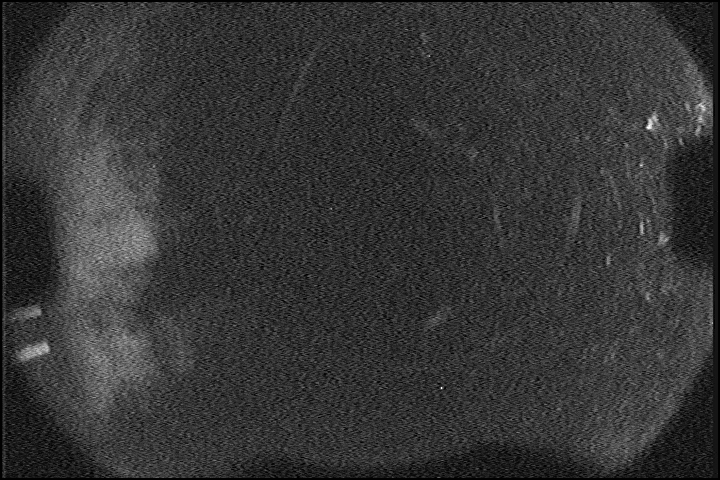
#> input picture Cloudmap.png, 720 x 480 px
$ jupyter execute 'Fireball Map Comparison Stuff (Packaged it into a tasty function for easy use, it'"'"'s own .py file).ipynb'
#> lines starting #> are read from the running program, lines starting #| are printed output that depends on the picture; after the words box and inside, x2 and y2 are one past the last pixel; in counts of white or black regions, pixels touching at a corner belong together
[cell 1]
import math
import sqlite3
import pandas as pd
import numpy as np
import matplotlib.pyplot as plt
import os
import cv2
import time
import datetime
from statsmodels import robust
import matplotlib as mpl
from matplotlib import gridspec
import pylab
from matplotlib import cm
from pytz import timezone

[cell 2]
#overlay = cv2.imread("Black Frame with a White Oval.png",0)
#protomap = cv2.imread("Prototype Map.png",0)

[cell 3]
#cv2.imshow('Overlay',overlay)
#cv2.waitKey(0)
#cv2.destroyAllWindows()

[cell 4]
# [4 lines of commented-out code are left out]

[cell 5]
#cv2.imshow("Prototype Map",protomap)
#cv2.waitKey(0)
#cv2.destroyAllWindows()

[cell 6]
# [4 lines of commented-out code are left out]

[cell 7]
# [4 lines of commented-out code are left out]

[cell 8]
Cloudmap = cv2.imread("Cloudmap.png",0)
#> Cloudmap is the input picture: shape (480, 720); min 1, max 254, mean 53.4
kernel = np.ones((20,3),np.uint8)


ret,threshCloud = cv2.threshold(Cloudmap,108,255,cv2.THRESH_BINARY_INV)
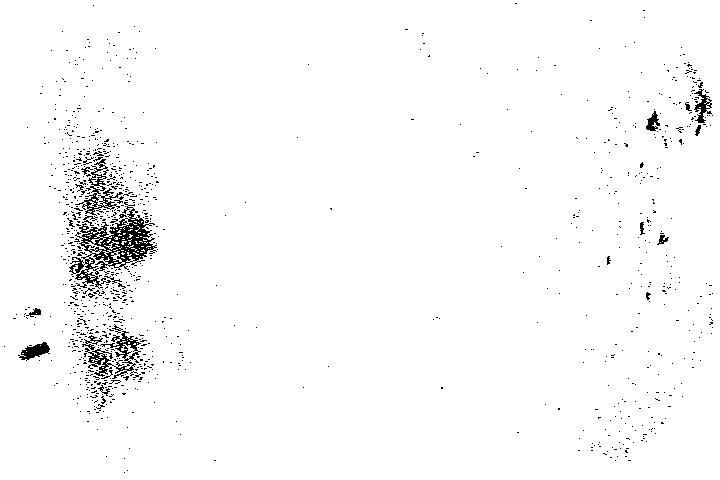
#> threshCloud: shape (480, 720); 97.7% white; black in thin lines or dots
threshCloudOpen = cv2.morphologyEx(threshCloud, cv2.MORPH_OPEN, kernel)
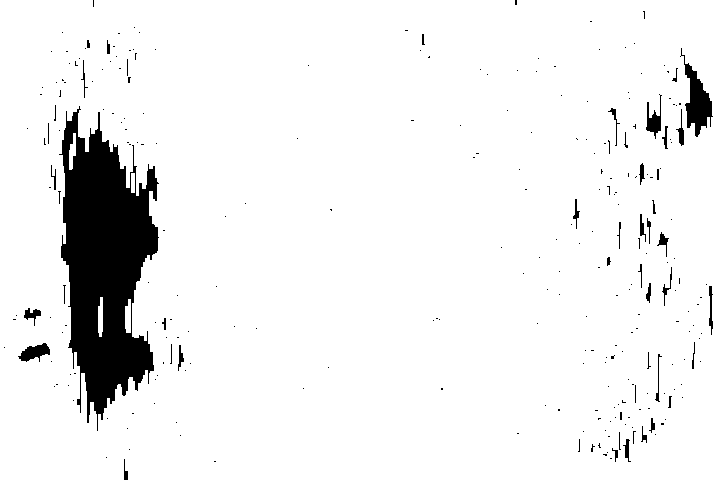
#> threshCloudOpen: shape (480, 720); 93.4% white; 276 black regions (234 under 20 px), largest, box (x1, y1, x2, y2) and area: (59, 106, 159, 431) 18631, (680, 48, 713, 137) 1130, (18, 343, 50, 362) 337
threshCloudFinal = cv2.morphologyEx(threshCloudOpen, cv2.MORPH_CLOSE, kernel)
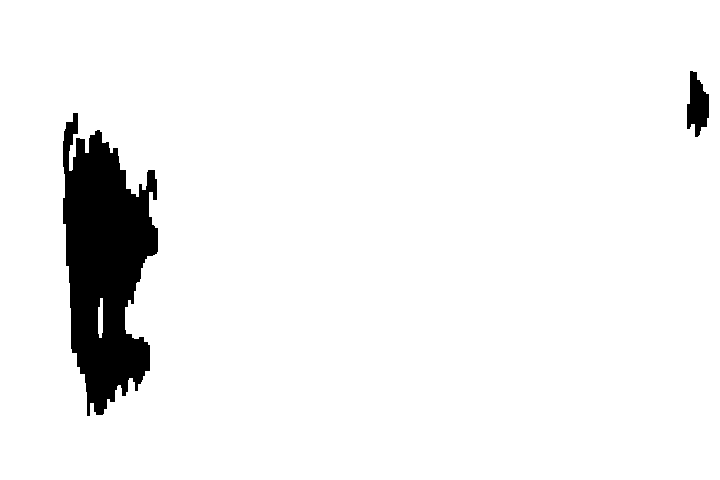
#> threshCloudFinal: shape (480, 720); 94.5% white; 2 black regions, box (x1, y1, x2, y2) and area: (63, 113, 158, 416) 18061, (687, 71, 709, 137) 961
cv2.imshow("Threshcloud", threshCloudFinal)
cv2.waitKey(0)
cv2.destroyAllWindows()

[cell 9]
# Load angdist/pixel document [ratio, xloc, yloc]
star_ratios = np.loadtxt('loc_and_ratios.txt')

# Find center of data
midpoint = (720/2,480/2)

# Loop of angles to rotate through
rads = np.arange(0,2*np.pi,np.deg2rad(5))

empty = []

for i in np.arange(0,len(rads)):
    # rotate original by ang radians
    ang = rads[i]

    # Make everything centered at (0,0)
    xs = star_ratios[:,1]-midpoint[0]
    ys = star_ratios[:,2]- midpoint[1]

    # Rotation matrix!
    rota = [[np.cos(ang), -np.sin(ang)],[np.sin(ang),np.cos(ang)]]
    mul = np.matmul(rota,[xs,ys])
    trans = np.transpose(mul)

    # Move things back to way they were
    xs2 = trans[:,0]+midpoint[0]
    ys2 = trans[:,1]+midpoint[1]

    # Append to array
    rotated_group = np.column_stack((star_ratios[:,0],xs2,ys2))
    if i == 0:
        all_rotated_copies = rotated_group
    else:
        all_rotated_copies = np.vstack((all_rotated_copies,rotated_group))

[cell 10]
# Only care about data points that fall within our camera pixel regions

cond1 = (all_rotated_copies[:,1]>=0)&(all_rotated_copies[:,1]<=720)
cond2 = (all_rotated_copies[:,2]>=0)&(all_rotated_copies[:,2]<=480)
cond12 = cond1&cond2

[cell 11]
# Here we make the different squares have different ratio values

# This inc can be changed to make squares different sized
inc = 40
xdivs = np.arange(0,720+inc,inc)
ydivs = np.arange(0,480+inc,inc)
ydivs = ydivs[::-1]

# Create empty array
empty = np.zeros((len(ydivs)-1,len(xdivs)-1))

# Look in each square region
for i in np.arange(0,len(xdivs)-1):
    left = xdivs[i]
    right = xdivs[i+1]
    for j in np.arange(0,len(ydivs)-1):
        bottom = ydivs[j+1]
        top = ydivs[j]

        # Look at all data points within x and y bounds
        cond_x = ((all_rotated_copies[:,1] >= left)&(all_rotated_copies[:,1] < right))
        cond_y = ((all_rotated_copies[:,2] >= bottom)&(all_rotated_copies[:,2] < top))
        cond_both = (cond_x&cond_y)
        subset = all_rotated_copies[cond_both]

        # If anything is in there, average the ratios and append to empty array
        if len(subset) > 0:
            empty[j,i] = np.average(subset[:,0])
        else:
            empty[j,i] = 0

[cell 12]
### plot of ratios with colorbar!!

fig = plt.figure(figsize=(18,10))
ax3 = plt.subplot(1,1,1)

#plt.imshow(pic, cmap='gray')

plt.imshow(empty,
           cmap = 'viridis', #setting the color map
           origin = 'lower', # IMPORTANT, or else the upper left will be your origin!
           extent = [0,720,480,0], # imshow doesn't know the boundaries otherwise
           alpha=0.7
          )

color_bar = plt.colorbar()
#plt.scatter(all_rotated_copies[:,1],all_rotated_copies[:,2], color='white', s=1)


plt.xlim(0,720)
plt.ylim(480,0)

cbytick_obj = plt.getp(color_bar.ax.axes, 'yticklabels')                #tricky
plt.setp(cbytick_obj, color='black')

plt.ylabel('Y', labelpad=15,fontsize=30)
color_bar.set_label('Angular Separation per Pixel', labelpad=20, color='black')
pylab.rc('font', family='serif', size=30)
plt.xlabel('X', labelpad=15, fontsize=30)

#fig.patch.set_facecolor('black')
#ax3.spines['bottom'].set_color('white')
#ax3.spines['top'].set_color('white')
#ax3.spines['left'].set_color('white')
#ax3.spines['right'].set_color('white')
#ax3.xaxis.label.set_color('white')
#ax3.tick_params(axis='x', colors='white')
#ax3.yaxis.label.set_color('white')
#ax3.tick_params(axis='y', colors='white')

fig.savefig('Cloud_Analysis_Map_Thingy.png', facecolor=fig.get_facecolor(), transparent=True)
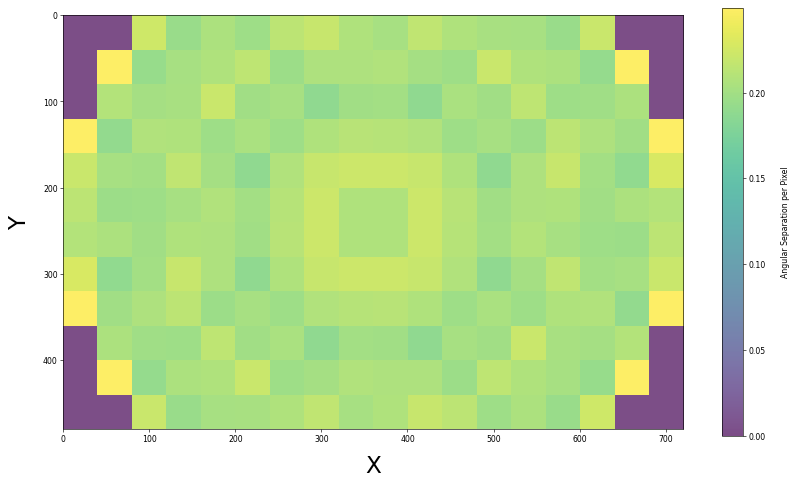
#> figure drawn by matplotlib, 2 panels


plt.show()

#fig.savefig('images/boxes_colored.png', facecolor=fig.get_facecolor(), transparent=True, bbox_inches='tight')

[cell 13]
cloudmapAnalysis = empty

[cell 14]
cloudmapAnalysis

[cell 15]
NewCloudMapAnalysis = cv2.resize(cloudmapAnalysis,(720,480))
plt.imshow(NewCloudMapAnalysis)
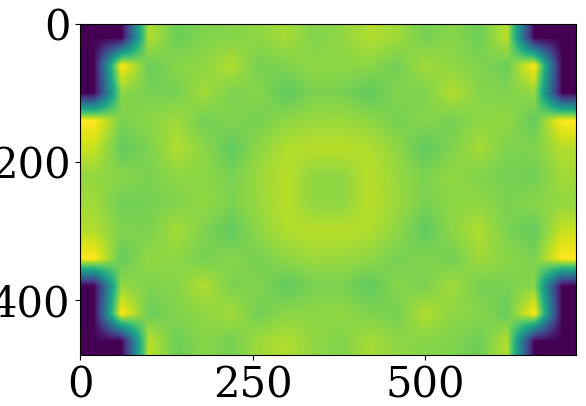
#> figure drawn by matplotlib, 1 panel

[cell 16]
Final = NewCloudMapAnalysis*threshCloudFinal
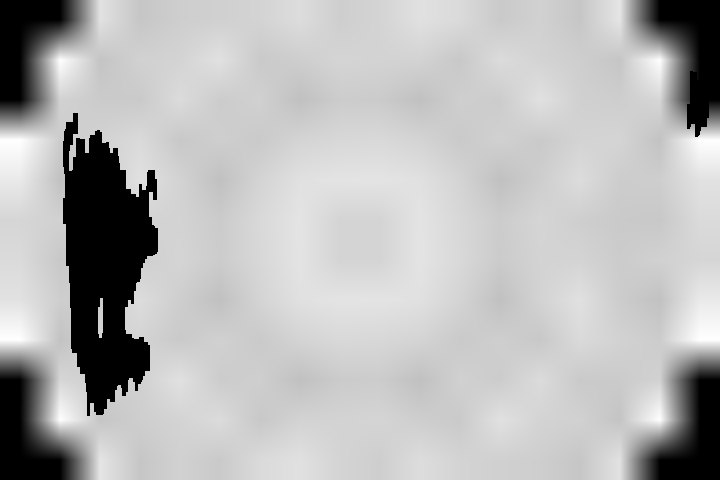
#> Final: shape (480, 720) float64; min 0, max 63.47, mean 46.2; drawn with min black and max white
plt.imshow(Final)

[cell 17]
Summed = np.sum(Final)
#> Summed = 15953987.8
Summed
#> Out = 15953987.8
